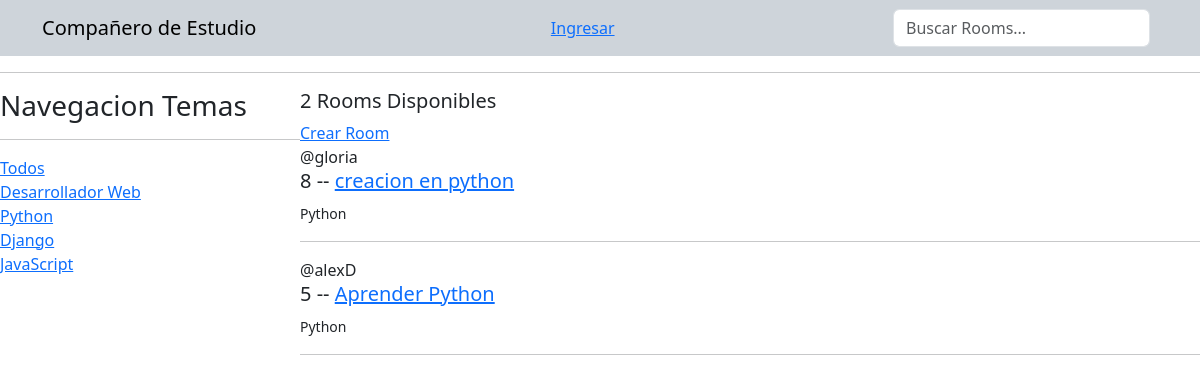
Page /?q=Python on the committed database.
### base/models.py (models this page shows, shortened)
class Topic(models.Model):
    name = models.CharField(max_length=200)

class Room(models.Model):
    host = models.ForeignKey(User, on_delete=models.SET_NULL, null=True)
    topic = models.ForeignKey(Topic, on_delete=models.SET_NULL, null=True)
    name = models.CharField(max_length=200)
    description = models.TextField(null=True, blank=True)
    participants = models.ManyToManyField(User, related_name='participants', blank=True)
    updated = models.DateTimeField(auto_now=True)
    created = models.DateTimeField(auto_now_add=True)
    class Meta:
        ordering = ['-updated', '-created']

### base/views.py (the view)
# urls.py: path('', views.home, name="home"),
def home(request):
    q = request.GET.get("q") if request.GET.get("q") != None else ""
    rooms = Room.objects.filter(
        Q(topic__name__icontains=q) | Q(name__icontains=q) | Q(description__icontains=q)
    )
    topics = Topic.objects.all()
    room_count = rooms.count()
    context = {"rooms": rooms, "topics": topics, "room_count": room_count}
    return render(request, "base/home.html", context)

### base/templates/base/home.html (shortened to what this page needs)
{% extends "main.html" %}
{% block content %}
<div class="home-container">
  <div>
    <h3>Navegacion Temas</h3>
    <hr />
    <div>
      <a href="{% url 'home' %}">Todos</a>
    </div>
    {% for topic in topics %}
      <div>
        <a href="{% url 'home' %}?q={{topic.name}}">{{topic.name}}</a>
      </div>
    {% endfor %}
  </div>
  <div>
    <h5>{{ room_count }} Rooms Disponibles</h5>
    <a href="{% url 'create-room' %}">Crear Room</a>
    <div>
      {% for room in rooms %}
      <div>
        <span>@{{ room.host.username }}</span>
        <h5>
          {{ room.id }} --
          <a href="{% url 'room' room.id %}"> {{ room.name }}</a>
        </h5>
        <small>{{ room.topic.name }}</small>
        <hr />
      </div>
      {% endfor %}
    </div>
  </div>
</div>
{% endblock content %}

### base/templates/base/home.html (style rules this page uses)
.home-container { display: grid; grid-template-columns: 1fr 3fr; }

### rows in the picture
Topic: name "Desarrollador Web"
Topic: name "Python"
Topic: name "Django"
Topic: name "JavaScript"
Room: host.username "gloria", id "8", name "creacion en python", topic.name "Python"
Room: host.username "alexD", id "5", name "Aprender Python", topic.name "Python"

### other values in the picture
{{ room_count }} "2"
